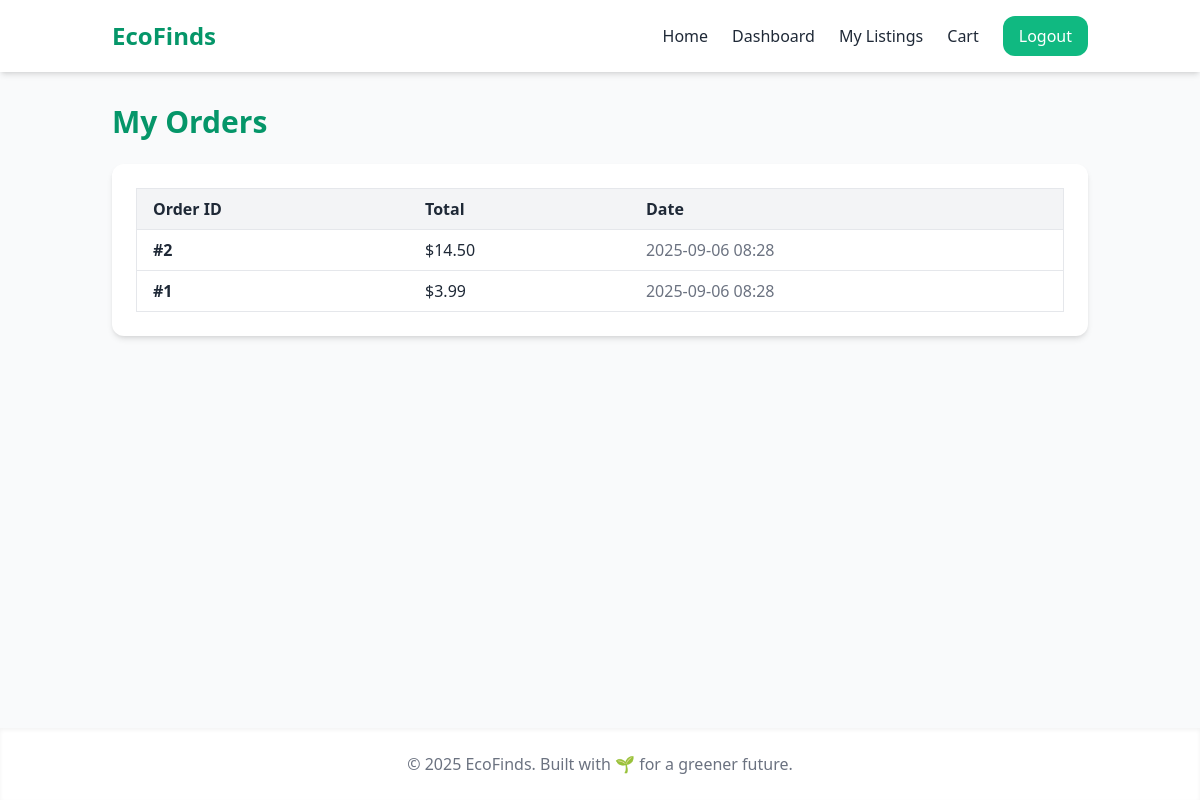
Screenshot of /orders (signed in) with the database file from the repository.
### ecofinds-backend/app.py (models this page shows)
class Order(db.Model):
    id = db.Column(db.Integer, primary_key=True)
    user_id = db.Column(db.Integer, db.ForeignKey("user.id"), nullable=False)
    total = db.Column(db.Float, nullable=False, default=0.0)
    created_at = db.Column(db.DateTime, default=datetime.utcnow)
    items = db.relationship("OrderItem", backref="order", lazy=True)

### ecofinds-backend/app.py (the view)
@app.route("/orders")
@login_required
def orders():
    orders = Order.query.filter_by(user_id=current_user.id).order_by(Order.created_at.desc()).all()
    return render_template("orders.html", orders=orders)

### ecofinds-backend/app.py (called while the page is built)
@login_manager.user_loader
def load_user(user_id):
    return db.session.get(User, int(user_id))

### ecofinds-frontend/templates/orders.html (shortened to what this page needs)
{% extends 'base.html' %}
{% block content %}
  <h2 class="text-3xl font-bold text-emerald-600 mb-6">My Orders</h2>
  <div class="bg-white shadow-md rounded-xl p-6 overflow-x-auto">
    {% if orders %}
      <table class="min-w-full text-left border border-gray-200 rounded-lg">
        <thead class="bg-gray-100">
          <tr>
            <th class="px-4 py-2">Order ID</th>
            <th class="px-4 py-2">Total</th>
            <th class="px-4 py-2">Date</th>
          </tr>
        </thead>
        <tbody>
          {% for order in orders %}
            <tr class="border-t hover:bg-gray-50">
              <td class="px-4 py-2 font-semibold">#{{ order.id }}</td>
              <td class="px-4 py-2">${{ '%.2f'|format(order.total) }}</td>
              <td class="px-4 py-2 text-gray-500">{{ order.created_at.strftime("%Y-%m-%d %H:%M") }}</td>
            </tr>
          {% endfor %}
        </tbody>
      </table>
    {% else %}
      <p class="text-gray-600">No orders placed yet.</p>
    {% endif %}
  </div>
{% endblock %}

### rows the page displays
Order: id "2", total "14.50", created_at "2025-09-06 08:28"
Order: id "1", total "3.99", created_at "2025-09-06 08:28"
